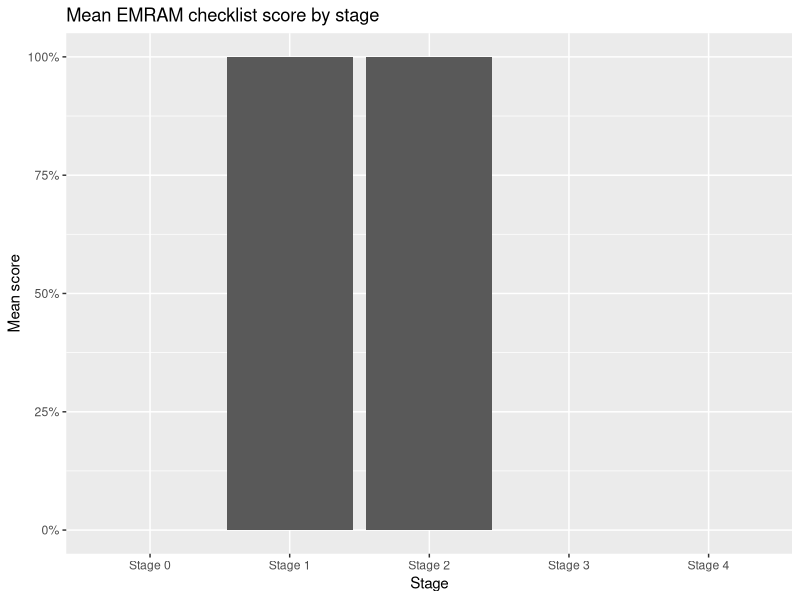
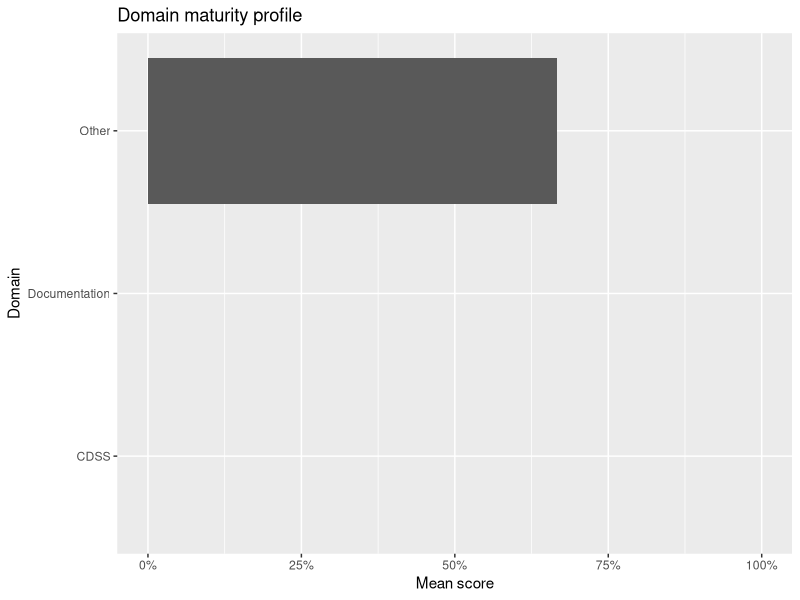
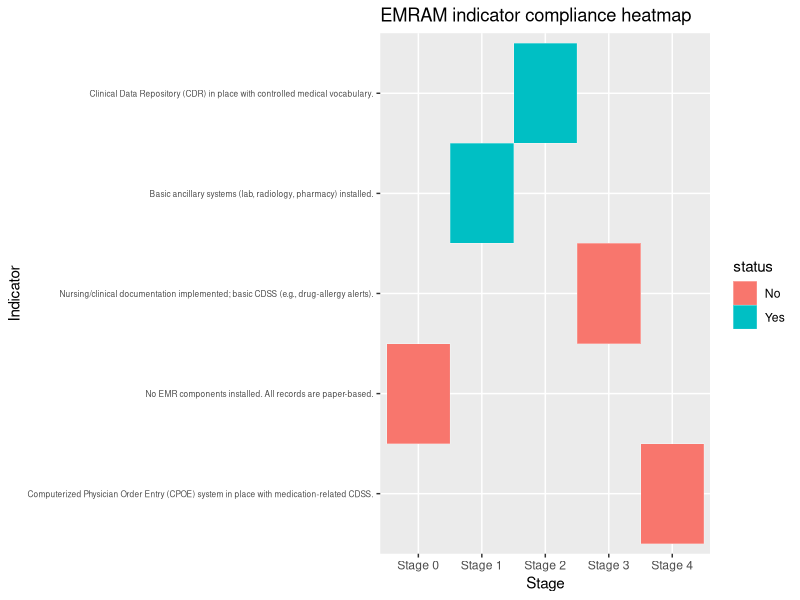

Reproduce these figures in R, in order.
## ---- chunk 1
knitr::opts_chunk$set(echo = TRUE, warning = FALSE, message = FALSE)
library(tidyverse)
library(scales)
library(ggplot2)
library(forcats)
## ---- chunk 2
stage_summary <- read_csv("data/emram_stage_summary.csv")
domain_summary <- read_csv("data/emram_domain_summary.csv")
final_stage <- read_csv("data/emram_final_stage.csv")$final_stage[1]

stage_summary
domain_summary
final_stage
## ---- chunk 3
stage_plot_df <- stage_summary %>%
mutate(mean_score = (n_yes + 0.5 * n_partial) / n_items)

ggplot(stage_plot_df, aes(x = factor(stage), y = mean_score)) +
geom_col() +
scale_y_continuous(limits = c(0, 1), labels = percent_format(accuracy = 1)) +
labs(
title = "Mean EMRAM checklist score by stage",
x = "Stage",
y = "Mean score"
)
## ---- chunk 4
ggplot(domain_summary, aes(x = reorder(domain, mean_score), y = mean_score)) +
geom_col() +
coord_flip() +
scale_y_continuous(limits = c(0, 1), labels = percent_format(accuracy = 1)) +
labs(
title = "Domain maturity profile",
x = "Domain",
y = "Mean score"
)

## ---- chunk 5
emram_clean <- read_csv("data/emram_clean.csv") %>%
mutate(
status = case_when(
score == 1 ~ "Yes",
score == 0.5 ~ "Partial",
score == 0 ~ "No",
TRUE ~ "Missing"
)
)

ggplot(emram_clean, aes(
x = factor(stage),
y = fct_reorder(indicator, score, .fun = mean, na.rm = TRUE),
fill = status
)) +
geom_tile(color = "white") +
labs(
title = "EMRAM indicator compliance heatmap",
x = "Stage",
y = "Indicator"
) +
theme(axis.text.y = element_text(size = 6))

